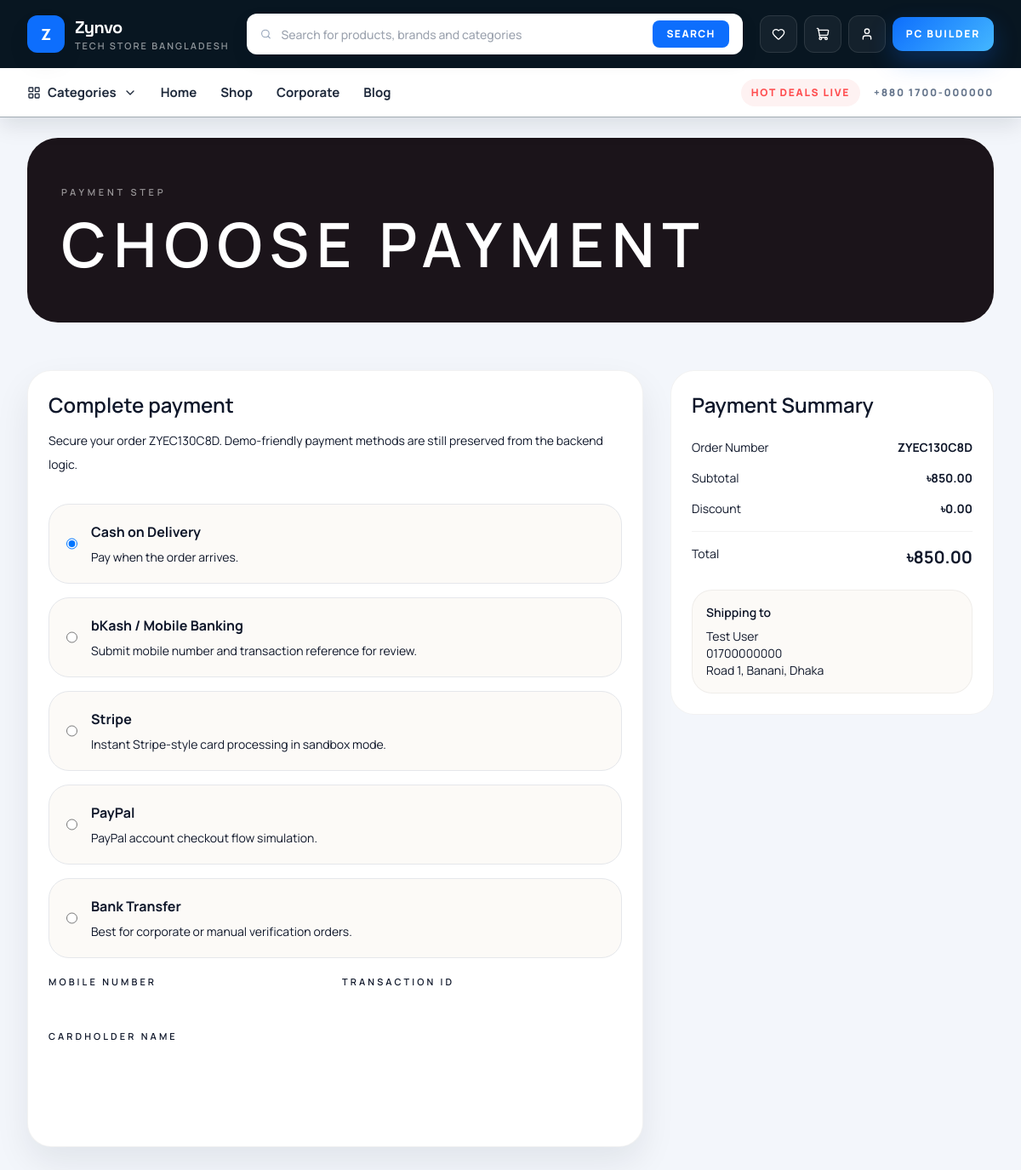
The page /orders/payment/ZYEC130C8D/ (signed in) on the database its author committed.
### core/models.py (models this page shows, shortened)
class SingletonModel(models.Model):
    class Meta:
        abstract = True
    @classmethod
    def load(cls):
        obj, _ = cls.objects.get_or_create(pk=1)
        return obj

class SiteSettings(SingletonModel):
    site_name = models.CharField(max_length=100, default='Zynvo')
    tagline = models.CharField(max_length=150, default='Smart living, curated beautifully.')
    support_phone = models.CharField(max_length=30, default='+880 1700-000000')
    support_email = models.EmailField(default='support@zynvo.com')
    address = models.CharField(max_length=255, default='Dhaka, Bangladesh')
    copyright_text = models.CharField(max_length=255, default='© 2026 Zynvo Ltd. All Rights Reserved')
    hero_title = models.CharField(max_length=140, default='Elevate your everyday with Zynvo')
    hero_subtitle = models.CharField(
        max_length=255,
        default='Discover hand-picked lifestyle, fashion, and gadget essentials with fast delivery.',
    )
    announcement_text = models.CharField(max_length=255, default='Free shipping on orders over ৳3000')
    corporate_cta_title = models.CharField(max_length=140, default='Become Our Corporate Partner')
    corporate_cta_url = models.CharField(max_length=255, default='/corporate/')
    facebook_url = models.URLField(blank=True)
    instagram_url = models.URLField(blank=True)
    youtube_url = models.URLField(blank=True)
    linkedin_url = models.URLField(blank=True)

### orders/models.py (models this page shows, shortened)
class Order(models.Model):
    STATUS_CHOICES = [
        ('pending', 'Pending'),
        ('awaiting_payment', 'Awaiting Payment'),
        ('confirmed', 'Confirmed'),
        ('processing', 'Processing'),
        ('shipped', 'Shipped'),
        ('delivered', 'Delivered'),
        ('cancelled', 'Cancelled'),
    ]
    PAYMENT_METHOD_CHOICES = [
        ('cod', 'Cash on Delivery'),
        ('bkash', 'bKash / Mobile Banking'),
        ('stripe', 'Stripe'),
        ('paypal', 'PayPal'),
        ('bank', 'Bank Transfer'),
    ]
    PAYMENT_STATUS_CHOICES = [
        ('unpaid', 'Unpaid'),
        ('pending', 'Pending Verification'),
        ('paid', 'Paid'),
        ('failed', 'Failed'),
    ]
    user = models.ForeignKey(settings.AUTH_USER_MODEL, on_delete=models.SET_NULL, null=True, blank=True)
    address = models.ForeignKey(Address, on_delete=models.SET_NULL, null=True)
    order_number = models.CharField(max_length=20, unique=True)
    subtotal = models.DecimalField(max_digits=10, decimal_places=2, default=0)
    discount = models.DecimalField(max_digits=10, decimal_places=2, default=0)
    total = models.DecimalField(max_digits=10, decimal_places=2, default=0)
    coupon_code = models.CharField(max_length=40, blank=True)
    reward_points_used = models.PositiveIntegerField(default=0)
    reward_points_earned = models.PositiveIntegerField(default=0)
    status = models.CharField(max_length=20, choices=STATUS_CHOICES, default='pending')
    payment_method = models.CharField(max_length=20, choices=PAYMENT_METHOD_CHOICES, default='cod')
    payment_status = models.CharField(max_length=20, choices=PAYMENT_STATUS_CHOICES, default='unpaid')
    customer_note = models.TextField(blank=True)
    created_at = models.DateTimeField(auto_now_add=True)
    class Meta:
        ordering = ['-created_at']

class Address(models.Model):
    DELIVERY_CHOICES = [('home', 'Home'), ('office', 'Office')]
    user = models.ForeignKey(settings.AUTH_USER_MODEL, on_delete=models.CASCADE, related_name='addresses', null=True, blank=True)
    full_name = models.CharField(max_length=120)
    phone = models.CharField(max_length=20)
    country = models.CharField(max_length=50, default='Bangladesh')
    city = models.CharField(max_length=80)
    area = models.CharField(max_length=80)
    postcode = models.CharField(max_length=20, blank=True)
    address_line = models.TextField()
    delivery_type = models.CharField(max_length=10, choices=DELIVERY_CHOICES, default='home')
    is_default = models.BooleanField(default=False)
    created_at = models.DateTimeField(auto_now_add=True)
    class Meta:
        ordering = ['-is_default', '-created_at']

### orders/views.py (the view)
# urls.py: path('payment/<str:order_number>/', views.payment_view, name='payment'),
def payment_view(request, order_number):
    order = _get_accessible_order(request, order_number, include_payments=True)
    if request.method == 'POST' and order.payments.exists():
        messages.info(request, f'Payment has already been recorded for order {order.order_number}.')
        return redirect('orders:payment_complete', order_number=order.order_number)
    if request.method == 'POST':
        form = PaymentSelectionForm(request.POST)
        if form.is_valid():
            method = form.cleaned_data['payment_method']
            order.payment_method = method
            provider_map = {
                'cod': 'Cash on Delivery',
                'bkash': 'bKash Sandbox',
                'stripe': 'Stripe',
                'paypal': 'PayPal',
                'bank': 'Bank Transfer',
            }
            tx = PaymentTransaction.objects.create(
                order=order,
                provider=provider_map[method],
                reference=f'TX{uuid.uuid4().hex[:10].upper()}',
                amount=order.total,
                status='pending' if method in {'bkash', 'bank'} else 'initiated',
                payload={
                    'mobile_number': form.cleaned_data.get('mobile_number', ''),
                    'transaction_id': form.cleaned_data.get('transaction_id', ''),
                    'cardholder_name': form.cleaned_data.get('cardholder_name', ''),
                },
            )
            if method in {'cod', 'stripe', 'paypal'}:
                order.payment_status = 'paid' if method in {'stripe', 'paypal'} else 'unpaid'
                order.status = 'confirmed'
                tx.status = 'success'
                tx.save(update_fields=['status'])
            else:
                order.payment_status = 'pending'
                order.status = 'pending'
            order.save(update_fields=['payment_method', 'payment_status', 'status'])
            if order.user_id and order.status == 'confirmed' and order.reward_points_earned > 0:
                add_reward_points(
                    order.user,
                    order.reward_points_earned,
                    reason=f'Order reward for {order.order_number}',
                    reference=order.order_number,
                )
            messages.success(request, f'Payment method saved for order {order.order_number}.')
            return redirect('orders:payment_complete', order_number=order.order_number)
    else:
        form = PaymentSelectionForm(initial={'payment_method': order.payment_method})
    return render(request, 'orders/payment.html', {'order': order, 'form': form})

### templates/orders/payment.html (shortened to what this page needs)
{% extends 'base.html' %}
{% block content %}
<section class="px-4 py-6 lg:px-8">
  <div class="mx-auto max-w-7xl rounded-[36px] bg-[#1b141a] px-6 py-14 text-white shadow-panel md:px-10">
    <p class="text-[11px] font-semibold uppercase tracking-[0.34em] text-white/55">Payment step</p>
    <h1 class="mt-4 font-brand text-5xl font-semibold uppercase tracking-[0.12em] md:text-7xl">Choose Payment</h1>
  </div>
</section>
<section class="px-4 pb-16 pt-8 lg:px-8">
  <div class="mx-auto grid max-w-7xl gap-8 lg:grid-cols-[minmax(0,1fr)_380px]">
    <div class="rounded-[28px] border border-black/5 bg-white p-6 shadow-soft">
      <h2 class="text-2xl font-semibold text-ink">Complete payment</h2>
      <p class="mt-3 text-sm leading-7 text-stone">Secure your order {{ order.order_number }}. Demo-friendly payment methods are still preserved from the backend logic.</p>
      <form method="post" class="mt-8 grid gap-5">
        <fieldset class="grid gap-4">
          {% for choice in form.payment_method %}
          <label class="payment-option-row flex cursor-pointer gap-4 rounded-[24px] border border-black/8 bg-[#fcfaf7] p-5 transition hover:border-rosewood/40 hover:bg-white">
            {{ choice.tag }}
            <span>
              <strong class="block text-base text-ink">{{ choice.choice_label }}</strong>
              {% if choice.data.value == 'cod' %}<span class="mt-2 block text-sm text-stone">Pay when the order arrives.</span>{% endif %}
              {% if choice.data.value == 'bkash' %}<span class="mt-2 block text-sm text-stone">Submit mobile number and transaction reference for review.</span>{% endif %}
              {% if choice.data.value == 'stripe' %}<span class="mt-2 block text-sm text-stone">Instant Stripe-style card processing in sandbox mode.</span>{% endif %}
              {% if choice.data.value == 'paypal' %}<span class="mt-2 block text-sm text-stone">PayPal account checkout flow simulation.</span>{% endif %}
              {% if choice.data.value == 'bank' %}<span class="mt-2 block text-sm text-stone">Best for corporate or manual verification orders.</span>{% endif %}
            </span>
          </label>
          {% endfor %}
        </fieldset>
        <div class="grid gap-4 md:grid-cols-2">
          <div>
            <label class="mb-2 block text-[11px] font-semibold uppercase tracking-[0.28em] text-stone" for="{{ form.mobile_number.id_for_label }}">Mobile Number</label>
            {{ form.mobile_number }}
          </div>
          <div>
            <label class="mb-2 block text-[11px] font-semibold uppercase tracking-[0.28em] text-stone" for="{{ form.transaction_id.id_for_label }}">Transaction ID</label>
            {{ form.transaction_id }}
          </div>
          <div class="md:col-span-2">
            <label class="mb-2 block text-[11px] font-semibold uppercase tracking-[0.28em] text-stone" for="{{ form.cardholder_name.id_for_label }}">Cardholder Name</label>
            {{ form.cardholder_name }}
          </div>
        </div>
        <button class="inline-flex w-full items-center justify-center rounded-full bg-rosewood px-5 py-3 text-sm font-semibold text-white transition hover:bg-[#561528]">Complete Order</button>
      </form>
    </div>
    <div>
      <div class="sticky top-32 rounded-[28px] border border-black/5 bg-white p-6 shadow-panel">
        <h2 class="text-2xl font-semibold text-ink">Payment Summary</h2>
        <div class="mt-6 space-y-4 text-sm text-stone">
          <div class="flex justify-between"><span>Order Number</span><strong class="text-ink">{{ order.order_number }}</strong></div>
          <div class="flex justify-between"><span>Subtotal</span><strong class="text-ink">&#2547;{{ order.subtotal }}</strong></div>
          <div class="flex justify-between"><span>Discount</span><strong class="text-ink">&#2547;{{ order.discount }}</strong></div>
          <div class="flex justify-between border-t border-black/5 pt-4"><span>Total</span><strong class="text-xl text-rosewood">&#2547;{{ order.total }}</strong></div>
        </div>
        <div class="mt-6 rounded-[24px] border border-black/5 bg-[#fcfaf7] p-4 text-sm text-stone">
          <div class="mb-2 font-semibold text-ink">Shipping to</div>
          <div>{{ order.address.full_name }}</div>
          <div>{{ order.address.phone }}</div>
          <div>{{ order.address.address_line }}, {{ order.address.area }}, {{ order.address.city }}</div>
        </div>
      </div>
    </div>
  </div>
</section>
{% endblock %}

### templates/includes/header.html (shortened to what this page needs)
<header class="sticky top-0 z-50 border-b border-slate-200/70 bg-[#081621] shadow-[0_10px_24px_rgba(8,22,33,.10)]">
  <div class="mx-auto max-w-7xl px-4 lg:px-8">
    <div class="flex items-center gap-3 py-3 lg:gap-5 lg:py-4">
      <a href="{% url 'core:home' %}" class="flex shrink-0 items-center gap-3">
        <span class="grid h-11 w-11 place-items-center rounded-xl2 bg-primary text-lg font-extrabold text-white shadow-card">Z</span>
        <div class="hidden sm:block">
          <p class="font-display text-xl font-bold tracking-[-0.03em] text-white">{{ site_settings.site_name }}</p>
          <p class="text-[11px] font-semibold uppercase tracking-[0.18em] text-white/55">Tech store Bangladesh</p>
        </div>
      </a>
      <div class="relative hidden flex-1 md:block">
        <form action="{% url 'catalog:shop' %}" method="get" class="flex h-12 items-center rounded-xl2 bg-white px-4 shadow-[0_8px_18px_rgba(15,23,42,.14)]">
          <i data-lucide="search" class="h-4 w-4 text-slate-400"></i>
          <input id="instantSearchInput" type="search" name="q" placeholder="Search for products, brands and categories" class="h-full w-full bg-transparent px-3 text-sm font-medium text-slate-900 outline-none">
          <button type="submit" class="rounded-lg bg-primary px-4 py-2 text-xs font-extrabold uppercase tracking-[0.12em] text-white transition duration-300 hover:bg-blue-700">Search</button>
        </form>
      </div>
      <div class="flex shrink-0 items-center gap-2">
        <a href="{% if request.user.is_authenticated %}{% url 'accounts:wishlist' %}{% else %}{% url 'accounts:login' %}{% endif %}" class="js-wishlist-link relative inline-flex h-11 w-11 items-center justify-center rounded-xl2 border border-white/10 bg-white/5 text-white transition duration-300 hover:border-white/30 hover:bg-white/10">
          <i data-lucide="heart" class="h-4 w-4"></i>
        </a>
        <a href="{% url 'orders:cart' %}" class="relative inline-flex h-11 w-11 items-center justify-center rounded-xl2 border border-white/10 bg-white/5 text-white transition duration-300 hover:border-white/30 hover:bg-white/10">
          <i data-lucide="shopping-cart" class="h-4 w-4"></i>
        </a>
        <div class="relative hidden md:block" id="accountMenuWrap">
          <button id="accountMenuToggle" type="button" class="inline-flex h-11 w-11 items-center justify-center rounded-xl2 border border-white/10 bg-white/5 text-white transition duration-300 hover:border-white/30 hover:bg-white/10" aria-expanded="false">
            <i data-lucide="user" class="h-4 w-4"></i>
          </button>
        </div>
        <a href="{% url 'catalog:shop' %}?sort=latest" class="hidden rounded-xl2 bg-[linear-gradient(135deg,#0d6efd,#44b7ff)] px-4 py-3 text-xs font-extrabold uppercase tracking-[0.15em] text-white shadow-[0_12px_28px_rgba(13,110,253,.26)] transition duration-300 hover:-translate-y-0.5 lg:inline-flex">
          PC Builder
        </a>
      </div>
    </div>
  </div>
  <div class="border-t border-white/10 bg-white">
    <div class="mx-auto hidden max-w-7xl items-center gap-7 px-4 py-3 text-[15px] font-bold text-slate-800 lg:flex lg:px-8">
      <div class="group relative">
        <button id="megaMenuToggle" type="button" class="flex items-center gap-2 transition duration-300 hover:text-primary" aria-expanded="false">
          <i data-lucide="layout-grid" class="h-4 w-4"></i>
          Categories
          <i data-lucide="chevron-down" class="h-4 w-4"></i>
        </button>
      </div>
      <a href="{% url 'core:home' %}" class="transition duration-300 hover:text-primary">Home</a>
      <a href="{% url 'catalog:shop' %}" class="transition duration-300 hover:text-primary">Shop</a>
      <a href="{% url 'core:corporate' %}" class="transition duration-300 hover:text-primary">Corporate</a>
      <a href="{% url 'core:blog_index' %}" class="transition duration-300 hover:text-primary">Blog</a>
      <div class="ml-auto flex items-center gap-4 text-xs font-extrabold uppercase tracking-[0.14em] text-slate-500">
        <span class="rounded-full bg-red-50 px-3 py-2 text-accent">Hot deals live</span>
        <span>{{ site_settings.support_phone }}</span>
      </div>
    </div>
  </div>
</header>

### rows shown on the page
SiteSettings: site_name "Zynvo", support_phone "+880 1700-000000"
Order: order_number "ZYEC130C8D", subtotal "850.00", discount "0.00", total "850.00", address.full_name "Test User", address.phone "01700000000", address.address_line "Road 1", address.area "Banani", address.city "Dhaka"

### other values the page prints
{{ choice.choice_label }} "Cash on Delivery" "bKash / Mobile Banking" "Stripe" "PayPal" "Bank Transfer"
